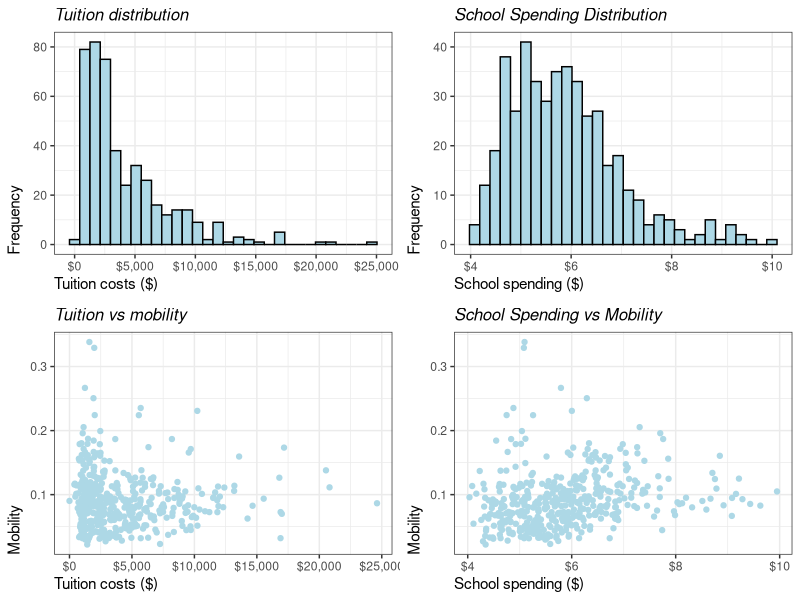
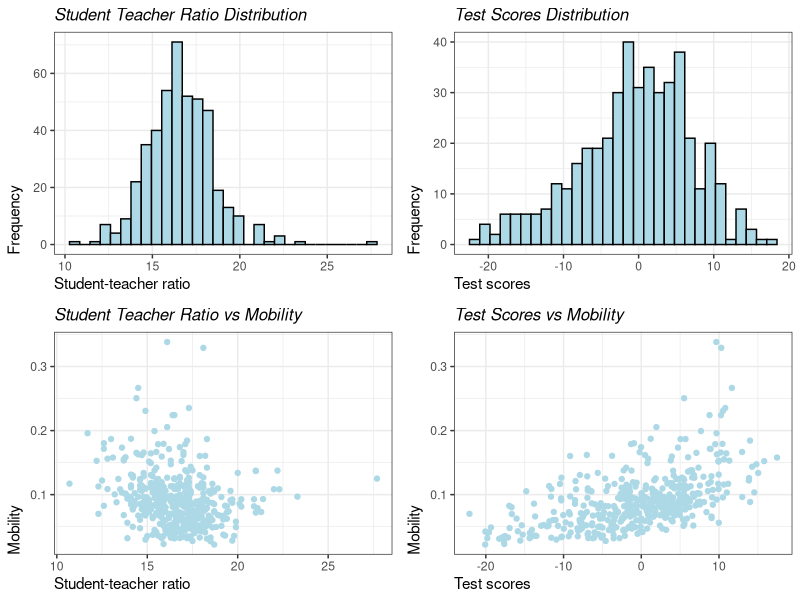
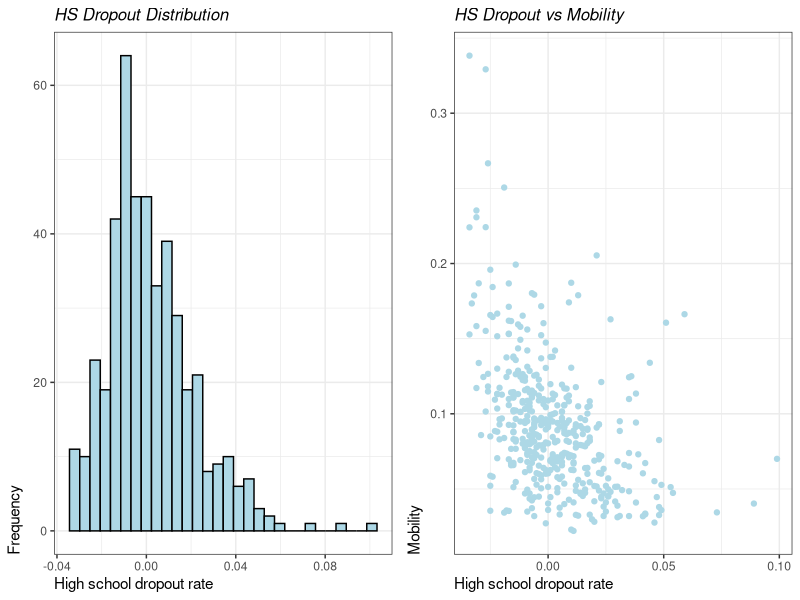
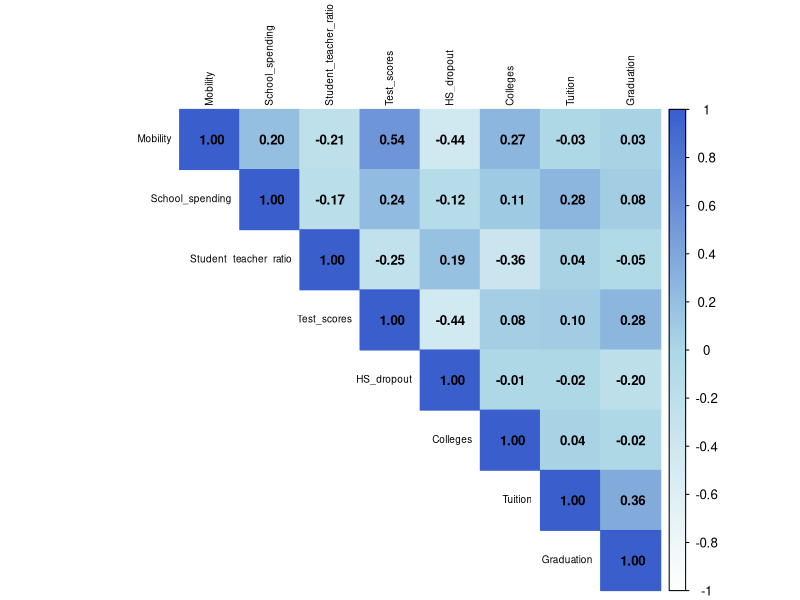

These figures' R source, in order:
## ---- chunk 1
knitr::opts_chunk$set(echo = FALSE)

library(ggplot2)
library(dplyr)
library(corrplot)
library(tidyr)
library(cowplot)
library(ggpubr)
library(GGally)
library(grid)
library(gridExtra)
library(MASS)
library(car)
library(boot)


theme_set(theme_bw())
theme_update(
  plot.title = element_text(size = 12, face = "italic"), 
  axis.title.x = element_text(hjust = 0),
  axis.title.y = element_text(angle=90, hjust = 0, margin = margin(r = 5))
)
## ---- chunk 2
# Read in the mobility dataframe
mobility <- read.csv("mobility-all.csv", 
                     header = TRUE, 
                     stringsAsFactors = TRUE)

# Remove rows where a value for mobility is missing
mobility <- mobility %>%
  drop_na(Mobility) 
## ---- chunk 3
# Segment education-related variables

# edu_mobility <- mobility %>% 
#   select(Mobility, School_spending, Student_teacher_ratio, Test_scores, HS_dropout, Colleges, Tuition, Graduation)

edu_mobility <- mobility[,(names(mobility) %in% c("Mobility", 
                                                   "School_spending", 
                                                   "Student_teacher_ratio", 
                                                   "Test_scores", 
                                                   "HS_dropout", 
                                                   "Colleges", 
                                                   "Tuition", 
                                                   "Graduation"))]

# Drop NAs
edu_mobility <- drop_na(edu_mobility)
## ---- chunk 4
# Plot tuition distribution
p1 <- ggplot(edu_mobility, aes(x= Tuition)) + 
  geom_histogram(bins = 30, fill = 'lightblue', color = 'black') + 
  ggtitle("Tuition distribution") +
  xlab("Tuition costs ($)") + 
  ylab("Frequency") +
  scale_x_continuous(labels = scales::dollar_format())

p2 <- ggplot(edu_mobility, aes(x = Tuition, y= Mobility)) + 
  geom_point(color = "lightblue") + 
  ggtitle("Tuition vs mobility") +
  xlab("Tuition costs ($)") +
  ylab("Mobility") +
  scale_x_continuous(labels = scales::dollar_format())

# p1 / p2

# Plot school spending distributions
p3 <- ggplot(edu_mobility, aes(x= School_spending)) + 
  geom_histogram(bins = 30, fill = 'lightblue', color = "black") + 
  ggtitle("School Spending Distribution") +
  xlab("School spending ($)") +
  ylab("Frequency") + 
  scale_x_continuous(labels = scales::dollar_format())

p4 <- ggplot(edu_mobility, aes(x = School_spending, y= Mobility)) + 
  geom_point(color = "lightblue")  + 
  ggtitle("School Spending vs Mobility") +
  xlab("School spending ($)") + 
  ylab("Mobility") + 
  scale_x_continuous(labels = scales::dollar_format())

#(p1 + p3) / (p2 + p4)
plot_grid(p1,p3,p2,p4, align = "hv")
## ---- chunk 5
# Plot student teach ratio distribution
p1 <- ggplot(edu_mobility, aes(x= Student_teacher_ratio)) + 
  geom_histogram(bins = 30, fill = 'lightblue', color = "black") + 
  ggtitle("Student Teacher Ratio Distribution") +
  xlab("Student-teacher ratio") +
  ylab("Frequency") 

p2 <- ggplot(edu_mobility, aes(x = Student_teacher_ratio, y= Mobility)) + 
  geom_point(color = "lightblue")  + 
  ggtitle("Student Teacher Ratio vs Mobility") +
  xlab("Student-teacher ratio") +
  ylab("Mobility")

#p1 / p2

# Plot test score distribution
p3 <- ggplot(edu_mobility, aes(x= Test_scores)) + 
  geom_histogram(bins = 30, fill = 'lightblue', color = "black") + 
  ggtitle("Test Scores Distribution")+
  xlab("Test scores") +
  ylab("Frequency") 

p4 <- ggplot(edu_mobility, aes(x = Test_scores, y= Mobility)) + 
  geom_point(color = "lightblue")  + 
  ggtitle("Test Scores vs Mobility")+
  xlab("Test scores") +
  ylab("Mobility")

#(p1 + p3) / (p2 + p4)
plot_grid(p1,p3,p2,p4, align = "hv")
## ---- chunk 6
p1 <- ggplot(edu_mobility, aes(x= HS_dropout)) + 
  geom_histogram(bins = 30, fill = 'lightblue', color = "black") + 
  ggtitle("HS Dropout Distribution") +
  xlab("High school dropout rate") +
  ylab("Frequency")

p2 <- ggplot(edu_mobility, aes(x = HS_dropout, y= Mobility)) + 
  geom_point(color = "lightblue")  + 
  ggtitle("HS Dropout vs Mobility") + 
  xlab("High school dropout rate") +
  ylab("Mobility")

#p1 / p2
plot_grid(p1,p2, align = "hv")
## ---- chunk 7
cor_matrix <- cor(edu_mobility, use = "pairwise.complete.obs") 
corrplot(cor_matrix, 
         method = "color",
         type = "upper",
         col = colorRampPalette(c("white", "lightblue", "royalblue3"))(200),
         tl.cex = 0.6, 
         number.cex = 0.8,
         addCoef.col = "black",
         tl.col = "black")
## ---- chunk 8
# Remove columns where more than 100 values are missing
bad_cols <- c("Colleges","Tuition", "Graduation", "HS_dropout") # +100 NULL
mobility <- mobility[,!(names(mobility) %in% bad_cols)]

# Drop remaining NA variables
mobility <- drop_na(mobility)
